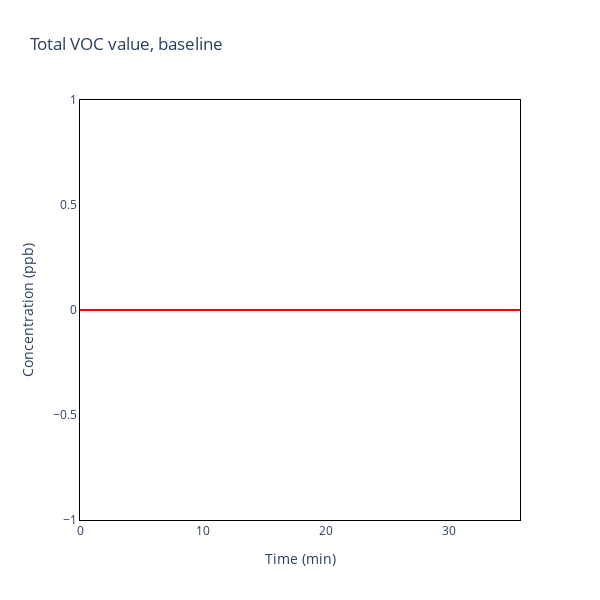

The code cell stored with this chart in its notebook:
### Code cell
file_path = './Data/06.05.24/sensor_data_second_baseline.csv'

# Read the CSV file, skipping the first row
df = pd.read_csv(file_path, skiprows=2, header=None)
# Rename the columns for clarity
df.columns = ['Time', 'VOC', 'SGP30', 'BME680']

# Convert the Time column to datetime format
df['Time'] = pd.to_datetime(df['Time'], format='%a %b %d %H:%M:%S %Y')

# Subtract the start time from all time values to start at zero
df['Time'] = df['Time'] - df['Time'].iloc[0]
# Convert the time difference to seconds
df['Time'] = df['Time'].dt.total_seconds()
# Convert the seconds to minutes
df['Time'] = df['Time'] / 60

# Create a scatter plot for the SGP30 sensor data
fig = go.Figure(data=go.Scatter(x=df['Time'], y=df['VOC'], mode='lines', line=dict(color='red')))
fig.update_layout(title='SGP30 Total VOC', xaxis_title='Time', yaxis_title='Concentration')

fig.update_layout(
    title='Total VOC value, baseline',
    xaxis_title='Time (min)',
    yaxis_title='Concentration (ppb)',
    legend=dict(
        x=1,
        y=1,
        xanchor='right',
        yanchor='top',
        font=dict(size=20)
    ),
    xaxis=dict(
        visible=True,
        linecolor='black',
        linewidth=1,
        mirror=True
    ),
    yaxis=dict(
        visible=True,
        linecolor='black',
        linewidth=1,
        mirror=True
    ),

    plot_bgcolor='rgba(0,0,0,0)',  # Set the plot background color to transparent

    width=600,  # Adjust the width as per your requirement
    height=600  # Adjust the height as per your requirement
)


fig.show()

# Save the plot as an .svg file
svg_file_path = './Images/06.05.24/baseline_total_VOC.svg'
fig.write_image(svg_file_path)

### Figure 1 — Plotly figure (JSON) as saved in the notebook; plotly's stock layout.template omitted (floating-point values rounded to 4 significant figures; data arrays with more than 128 entries replaced by an {"elided": "..."} marker saying what was removed)
{"data": [{"line": {"color": "red"}, "mode": "lines", "type": "scatter", "x": {"elided": "1479 float values"}, "y": {"elided": "1479 int values"}}], "layout": {"height": 600, "legend": {"font": {"size": 20}, "x": 1, "xanchor": "right", "y": 1, "yanchor": "top"}, "plot_bgcolor": "rgba(0,0,0,0)", "title": {"text": "Total VOC value, baseline"}, "width": 600, "xaxis": {"linecolor": "black", "linewidth": 1, "mirror": true, "title": {"text": "Time (min)"}, "visible": true}, "yaxis": {"linecolor": "black", "linewidth": 1, "mirror": true, "title": {"text": "Concentration (ppb)"}, "visible": true}}}
